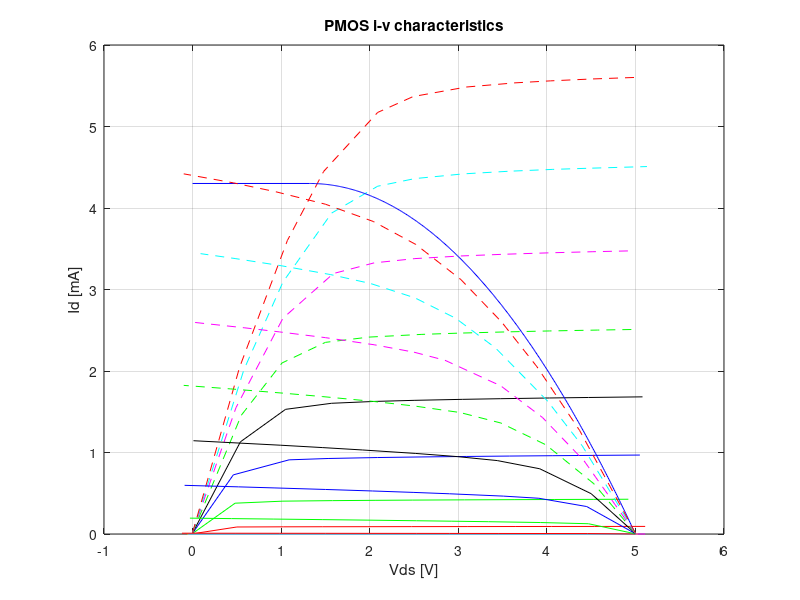
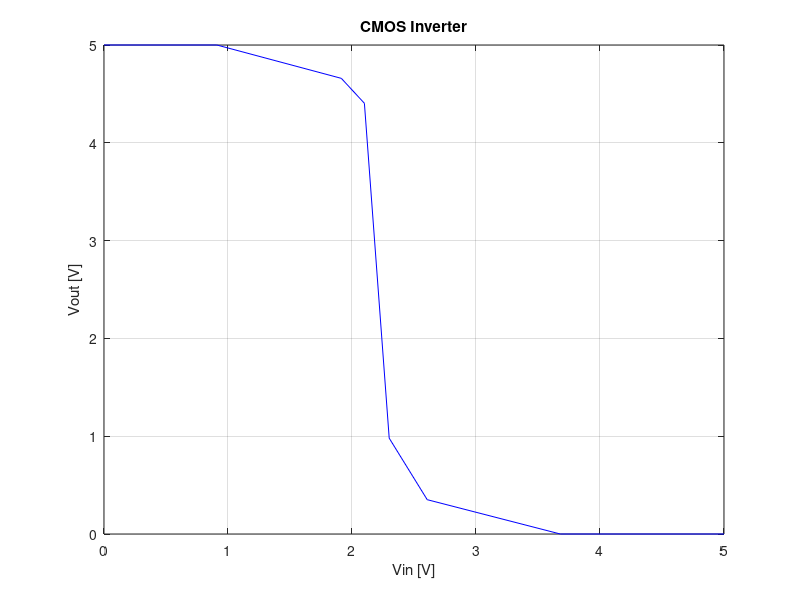
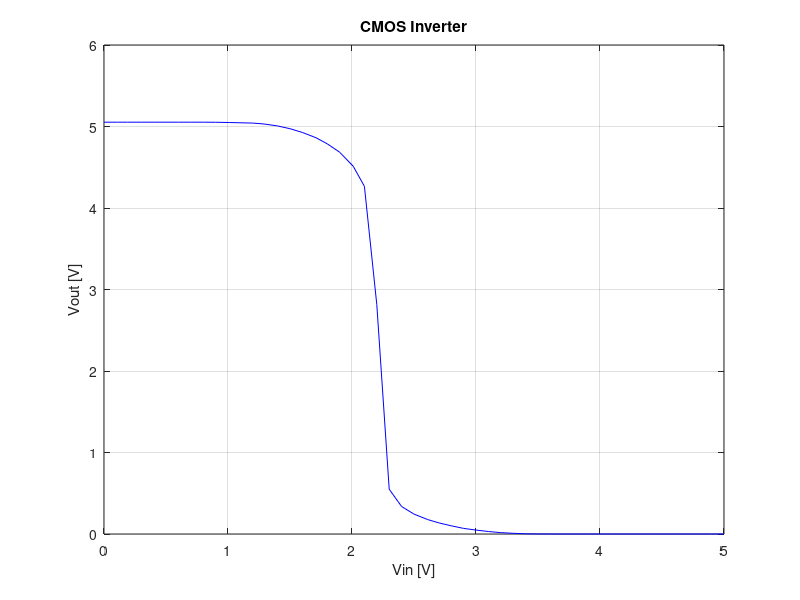
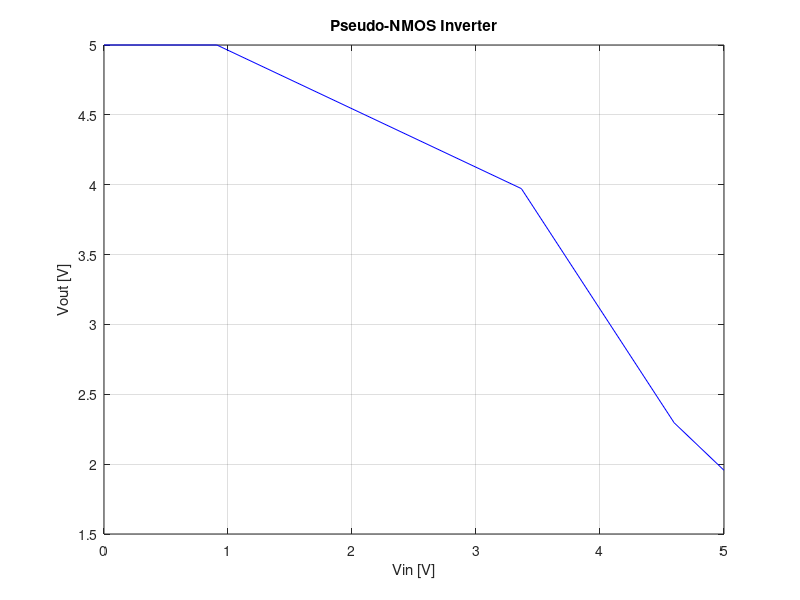

MATLAB code to generate these figures, in order:
clc; clear workspace; close all;

%% NMOS

% Vgs = 0[v]

x = [0
0.51
1.09
1.59
2.08
2.48
2.96
3.49
4
4.55
5.03];
y = [0
0
0
0
0
0
0
0
0
0
0];

figure
plot(x,y, 'y-');
title('NMOS i-v characteristics');
xlabel('Vds [V]');
ylabel('Id [mA]');

grid on; hold on;

% Vgs = 0.5[v]

x = [0
0.5
1
1.48
2.03
2.56
2.99
3.44
4.04
4.52
5.11];
y = [0
0
0
0
0
0
0
0
0
0
0];

plot(x,y, 'm-');

% Vgs = 1[v]

x = [0
0.49
1.09
1.64
2.01
2.64
3.1
3.56
4.02
4.51
4.98];
y = [0
0.001
0.0011
0.0011
0.0011
0.0011
0.0011
0.0011
0.0011
0.0011
0.0011];

plot(x,y, 'c-');

% Vgs = 1.5[v]

x = [0
0.5
1.03
1.47
1.98
2.47
3.1
3.65
4.05
4.54
5.11];
y = [0.0026
0.0861
0.0882
0.0891
0.0898
0.0906
0.0913
0.0919
0.0923
0.0927
0.0932];

plot(x,y, 'r-');

% Vgs = 2[v]

x = [0
0.48
1.02
1.58
2.07
2.48
3.07
3.63
4.09
4.53
4.92];
y = [0.0066
0.3781
0.4031
0.4095
0.4133
0.416
0.419
0.4216
0.4235
0.4251
0.4265];

plot(x,y, 'g-');

% Vgs = 2.5[v]

x = [0
0.46
1.09
1.53
2.09
2.59
3.09
3.58
4.06
4.55
5.05];
y = [0.0094
0.7257
0.91
0.9265
0.9383
0.9456
0.9515
0.9564
0.9607
0.9649
0.9687];

plot(x,y, 'b-');
% Vgs = 3[v]

x = [0
0.54
1.05
1.57
2.05
2.51
3.05
3.48
4.03
4.47
5.08];
y = [0.0123
1.1308
1.5297
1.604
1.6266
1.6402
1.6523
1.6602
1.669
1.6751
1.6829];

plot(x,y, 'k-');

% Vgs = 3.5[v]

x = [0
0.55
1.01
1.5
1.99
2.58
3.01
3.58
4.03
4.57
5.01];
y = [0.0142
1.457
2.0986
2.3515
2.416
2.449
2.4648
2.4808
2.4915
2.5022
2.5101];

plot(x,y, 'g--');

% Vgs = 4[v]

x = [0
0.49
1.02
1.59
2.05
2.51
3.03
3.51
4.04
4.52
4.99];
y = [0.0165
1.5504
2.6471
3.1959
3.3268
3.3792
3.4115
3.4322
3.4504
3.4637
3.4752];

plot(x,y, 'm--');

% Vgs = 4.5[v]

x = [0
0.58
1.02
1.57
2.09
2.51
3.06
3.58
4.06
4.49
5.13];
y = [0.0181
2.0178
3.0908
3.9378
4.2673
4.361
4.419
4.4515
4.4735
4.4884
4.5085];

plot(x,y, 'c--');

% Vgs = 5[v]

x = [0
0.53
1.07
1.48
2.09
2.49
3.09
3.64
4.04
4.51
4.99];
y = [0.015
2.043
3.6003
4.449
5.1728
5.3674
5.4843
5.5355
5.56
5.5832
5.6018];

plot(x,y, 'r--');

% Load Line
% Vdd = 5;
% R = 10000;
% 
% x = [0
% Vdd];
% y = [(Vdd/R)*1000
% 0];
% 
% plot(x,y, 'b');

Vdd = 5;
Vt = 1.32;
K = 635.2 * 10^(-6);

x1 = [0 1.32];
x2 = [1.33 : 0.01 : 5];
y = (0.5.*(K.*((0-Vdd)+Vt).^2)).*1000;
y1 = [y y];
y2 = (K.*(((0-Vdd+Vt).*(x2-Vdd))-(0.5.*(x2-Vdd).^2))).*1000;
x = [x1 x2];
y = [y1 y2];

plot(x,y, 'b');
%% PMOS

% Vgs = 0[v]

x = 5-[0
0.49
1.06
1.56
2.01
2.51
3.01
3.51
4.11
4.54
5.06];
y = [0
0
0
0
0
0
0
0
0
0
0];

plot(x,y, 'y-');
title('PMOS i-v characteristics');
xlabel('Vds [V]');
ylabel('Id [mA]');

grid on; hold on;

% Vgs = 0.5[v]

x = 5-[0
0.48
1.08
1.5
2.13
2.45
2.98
3.51
4.17
4.49
5.05];
y = [0
0
0
0
0
0
0
0
0
0
0];

plot(x,y, 'm-');

% Vgs = 1[v]

x = 5-[0
0.45
1.14
1.47
2.04
2.47
3.18
3.47
4.08
4.52
5.05];
y = [0
0
0
0
0
0
0
0
0
0
0];

plot(x,y, 'c-');

% Vgs = 1.5[v]

x = 5-[0
0.54
1.01
1.55
2.1
2.47
3.01
3.5
4.02
4.52
5.12];
y = [0.0003
0.0056
0.006
0.0066
0.0071
0.0075
0.0079
0.0084
0.0089
0.0094
0.0099];

plot(x,y, 'r-');

% Vgs = 2[v]

x = 5-[0
0.53
1.07
1.66
2.08
2.47
3.03
3.53
4.09
4.56
5.03];
y = [0.0022
0.126
0.1407
0.151
0.1573
0.1627
0.1702
0.1765
0.1833
0.189
0.1946];

plot(x,y, 'g-');

% Vgs = 2.5[v]

x = 5-[0
0.55
1.09
1.49
2.1
2.51
2.97
3.5
4.07
4.48
5.09];
y = [0.0039
0.337
0.4385
0.4649
0.4936
0.5106
0.528
0.5465
0.5653
0.5785
0.5972];

plot(x,y, 'b-');
% Vgs = 3[v]

x = 5-[0
0.5
1.08
1.56
2.01
2.48
3.08
3.53
4.01
4.47
4.99];
y = [0.0054
0.4948
0.8004
0.901
0.9496
0.9885
1.031
1.0602
1.0896
1.1155
1.1446];

plot(x,y, 'k-');

% Vgs = 3.5[v]

x = 5-[0
0.47
1.01
1.52
1.98
2.49
2.97
3.53
3.98
4.57
5.1];
y = [0.0067
0.6173
1.094
1.3621
1.4906
1.5696
1.628
1.6858
1.7284
1.7803
1.8236];

plot(x,y, 'g--');

% Vgs = 4[v]

x = 5-[0
0.58
1.05
1.52
2.15
2.5
2.95
3.5
4.02
4.41
4.99];
y = [0.0079
0.8979
1.4301
1.8176
2.1315
2.231
2.322
2.4092
2.4799
2.5296
2.5976];

plot(x,y, 'm--');

% Vgs = 4.5[v]

x = 5-[0
0.6
0.99
1.58
2.03
2.49
2.99
3.44
4
4.52
4.91];
y = [0.009
1.0813
1.6286
2.283
2.6475
2.8977
3.0734
3.1826
3.2918
3.38
3.44];

plot(x,y, 'c--');

% Vgs = 5[v]

x = 5-[0
0.63
1.11
1.51
1.97
2.48
2.96
3.5
4.06
4.54
5.1];
y = [0.01
1.2702
2.0499
2.6003
3.1212
3.553
3.8348
4.0465
4.1992
4.3087
4.4191];

plot(x,y, 'r--');

%% Task B - Calculated
x = [0 .91 1.914 2.1 2.3 2.6065 3.68 5];
y = [5 5 4.659 4.404 0.980 0.351 0 0];
figure 
plot(x,y, 'b');
title('CMOS Inverter');
xlabel('Vin [V]');
ylabel('Vout [V]');

grid on;

%% Task B - Measured
x = [0	0.11	0.19	0.3	0.41	0.5	0.6	0.7	0.8	0.9	1.01	1.2	1.29	1.4	1.5	1.6	1.71	1.8	1.9	2.01	2.1	2.2	2.3	2.4	2.5	2.61	2.7	2.8	2.9	3	3.1	3.2	3.3	3.4	3.5	3.6	3.7	3.8	3.9	4	4.1	4.2	4.3	4.4	4.5	4.6	4.7	4.8	4.9	5];
y = [5.053	5.053	5.053	5.053	5.053	5.053	5.053	5.053	5.053	5.052	5.049	5.042	5.031	5.007	4.973	4.927	4.862	4.788	4.685	4.512	4.266	2.814	0.5498	0.3374	0.2441	0.1773	0.1366	0.1007	0.0688	0.0483	0.0306	0.0169	0.0086	0.0027	0.0005	0.0001	0	0	0	0	0	0	0	0	0	0	0	0	0	0];

figure
plot(x,y, 'b-');
title('CMOS Inverter');
xlabel('Vin [V]');
ylabel('Vout [V]');

grid on;

%% Task C - Calculated
x = [0 .91 3.366 4.598 5];
y = [5 5 3.972 2.296 1.956];
figure 
plot(x,y, 'b');
title('Pseudo-NMOS Inverter');
xlabel('Vin [V]');
ylabel('Vout [V]');

grid on;

%% Task C - Measured
x = [0	0.1	0.2	0.3	0.4	0.5	0.6	0.7	0.8	0.9	1	1.1	1.2	1.31	1.4	1.5	1.6	1.7	1.8	1.9	2	2.1	2.2	2.3	2.4	2.5	2.6	2.7	2.8	2.9	3	3.1	3.2	3.3	3.4	3.5	3.6	3.7	3.8	3.9	4	4.1	4.2	4.3	4.4	4.5	4.6	4.7	4.8	4.9	5];
y = [5.052	5.052	5.052	5.052	5.052	5.052	5.052	5.052	5.052	5.052	5.052	5.051	5.047	5.039	5.027	5.008	4.987	4.956	4.919	4.88	4.831	4.781	4.72	4.653	4.587	4.509	4.424	4.333	4.23	4.123	4.006	3.881	3.74	3.59	3.428	3.249	3.024	2.792	2.485	2.147	1.793	1.57	1.424	1.324	1.248	1.187	1.134	1.089	1.055	1.023	0.9922];

figure
plot(x,y, 'b-');
title('Pseudo-NMOS Inverter');
xlabel('Vin [V]');
ylabel('Vout [V]');

grid on;